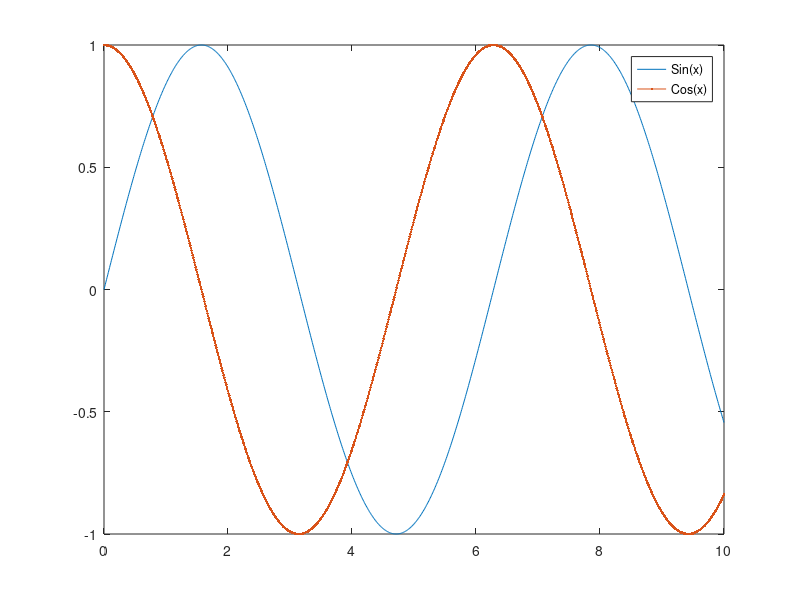

Write the MATLAB code that produced this figure.
% two functions on same plot
x = [0 : 0.01: 10];
y = sin(x);
g = cos(x);
plot(x, y, x, g, '.-'), legend('Sin(x)', 'Cos(x)')